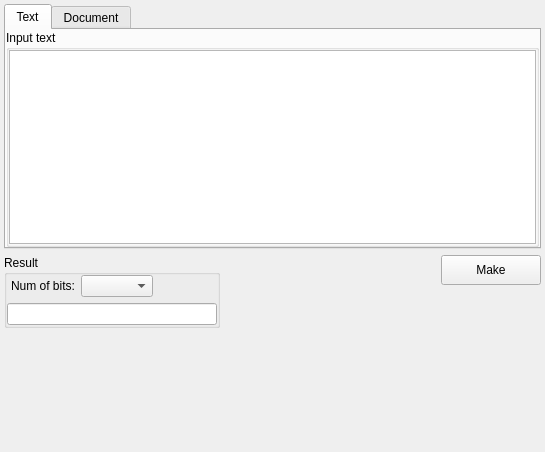
<?xml version="1.0" encoding="UTF-8"?>
<ui version="4.0">
 <class>GOST341112</class>
 <widget class="QWidget" name="GOST341112">
  <property name="geometry">
   <rect>
    <x>0</x>
    <y>0</y>
    <width>545</width>
    <height>452</height>
   </rect>
  </property>
  <property name="windowTitle">
   <string>Form</string>
  </property>
  <layout class="QVBoxLayout" name="verticalLayout_6">
   <property name="leftMargin">
    <number>4</number>
   </property>
   <property name="topMargin">
    <number>4</number>
   </property>
   <property name="rightMargin">
    <number>4</number>
   </property>
   <property name="bottomMargin">
    <number>4</number>
   </property>
   <item>
    <widget class="QTabWidget" name="tab_widget">
     <property name="maximumSize">
      <size>
       <width>16777215</width>
       <height>400</height>
      </size>
     </property>
     <property name="currentIndex">
      <number>0</number>
     </property>
     <widget class="QWidget" name="tab_text">
      <attribute name="title">
       <string>Text</string>
      </attribute>
      <layout class="QHBoxLayout" name="horizontalLayout">
       <property name="spacing">
        <number>12</number>
       </property>
       <property name="leftMargin">
        <number>0</number>
       </property>
       <property name="topMargin">
        <number>0</number>
       </property>
       <property name="rightMargin">
        <number>0</number>
       </property>
       <property name="bottomMargin">
        <number>0</number>
       </property>
       <item>
        <widget class="QGroupBox" name="group_box_input">
         <property name="title">
          <string>Input text</string>
         </property>
         <layout class="QVBoxLayout" name="verticalLayout">
          <property name="leftMargin">
           <number>0</number>
          </property>
          <property name="topMargin">
           <number>0</number>
          </property>
          <property name="rightMargin">
           <number>0</number>
          </property>
          <property name="bottomMargin">
           <number>0</number>
          </property>
          <item>
           <widget class="QTextEdit" name="text_edit_input"/>
          </item>
         </layout>
        </widget>
       </item>
      </layout>
     </widget>
     <widget class="QWidget" name="tab_document">
      <attribute name="title">
       <string>Document</string>
      </attribute>
     </widget>
    </widget>
   </item>
   <item>
    <layout class="QHBoxLayout" name="horizontal_layout_1">
     <item>
      <layout class="QVBoxLayout" name="vertical_layout_2">
       <item>
        <widget class="QGroupBox" name="group_box_result">
         <property name="maximumSize">
          <size>
           <width>500</width>
           <height>16777215</height>
          </size>
         </property>
         <property name="title">
          <string>Result</string>
         </property>
         <layout class="QVBoxLayout" name="verticalLayout_3">
          <property name="leftMargin">
           <number>0</number>
          </property>
          <property name="topMargin">
           <number>0</number>
          </property>
          <property name="rightMargin">
           <number>0</number>
          </property>
          <property name="bottomMargin">
           <number>0</number>
          </property>
          <item>
           <layout class="QFormLayout" name="form_layout_options">
            <property name="fieldGrowthPolicy">
             <enum>QFormLayout::ExpandingFieldsGrow</enum>
            </property>
            <property name="formAlignment">
             <set>Qt::AlignLeading|Qt::AlignLeft|Qt::AlignTop</set>
            </property>
            <property name="leftMargin">
             <number>4</number>
            </property>
            <property name="rightMargin">
             <number>4</number>
            </property>
            <item row="0" column="0">
             <widget class="QLabel" name="label_num_bits">
              <property name="text">
               <string>Num of bits:</string>
              </property>
             </widget>
            </item>
            <item row="0" column="1">
             <widget class="QComboBox" name="combo_box_num_bits"/>
            </item>
           </layout>
          </item>
          <item>
           <widget class="QLineEdit" name="line_edit_result">
            <property name="readOnly">
             <bool>true</bool>
            </property>
           </widget>
          </item>
         </layout>
        </widget>
       </item>
       <item>
        <spacer name="verticalSpacer">
         <property name="orientation">
          <enum>Qt::Vertical</enum>
         </property>
         <property name="sizeHint" stdset="0">
          <size>
           <width>20</width>
           <height>40</height>
          </size>
         </property>
        </spacer>
       </item>
      </layout>
     </item>
     <item>
      <spacer name="horizontal_spacer_1">
       <property name="orientation">
        <enum>Qt::Horizontal</enum>
       </property>
       <property name="sizeType">
        <enum>QSizePolicy::Expanding</enum>
       </property>
       <property name="sizeHint" stdset="0">
        <size>
         <width>0</width>
         <height>20</height>
        </size>
       </property>
      </spacer>
     </item>
     <item>
      <layout class="QVBoxLayout" name="vertical_layout_1">
       <item>
        <layout class="QHBoxLayout" name="horizontal_layout_2">
         <item>
          <widget class="QPushButton" name="button_make">
           <property name="minimumSize">
            <size>
             <width>100</width>
             <height>30</height>
            </size>
           </property>
           <property name="maximumSize">
            <size>
             <width>16777215</width>
             <height>16777215</height>
            </size>
           </property>
           <property name="text">
            <string>Make</string>
           </property>
          </widget>
         </item>
        </layout>
       </item>
       <item>
        <spacer name="vertical_spacer_1">
         <property name="orientation">
          <enum>Qt::Vertical</enum>
         </property>
         <property name="sizeHint" stdset="0">
          <size>
           <width>20</width>
           <height>40</height>
          </size>
         </property>
        </spacer>
       </item>
      </layout>
     </item>
    </layout>
   </item>
  </layout>
 </widget>
 <resources/>
 <connections/>
</ui>
